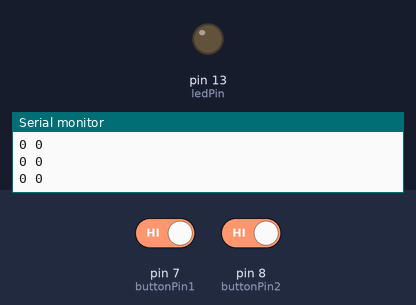
This sketch was run on a simulated Arduino Uno, built with avr-gcc and run on an emulated ATmega328P. Shown: output pins drawn as LEDs (lit = HIGH), the last lines printed to the serial monitor. The inputs (shaded band) are chosen by the test bench; at power-on: pin 7 (buttonPin1) HIGH, pin 8 (buttonPin2) HIGH.

Above: at 1.2 s.
1.3 s: pin 7 (buttonPin1) driven LOW and pin 8 (buttonPin2) driven LOW
At 2.1 s:
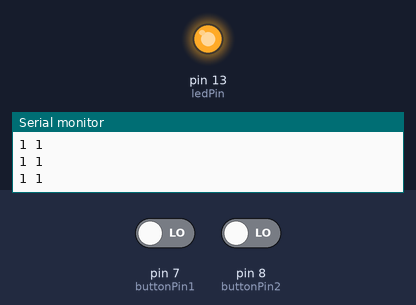
2.8 s: pin 7 (buttonPin1) driven HIGH
At 3.3 s:
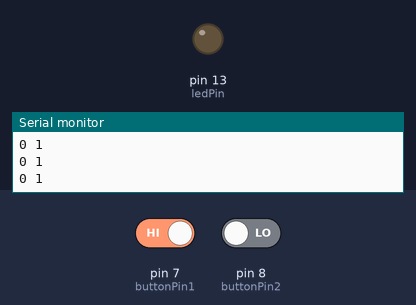
4.3 s: pin 7 (buttonPin1) driven LOW
At 5.6 s:
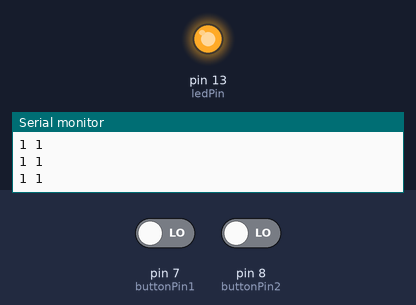
Timing chart, 0 to 7.3 s (numbered marks = the images above; inputs shaded):
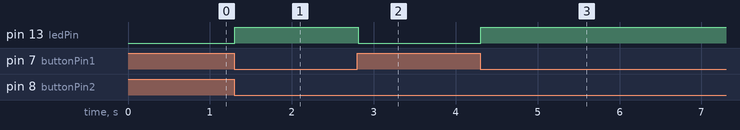

The sketch:

exe1.8.ino
```cpp
int buttonPin1=7;
int buttonPin2=8;
int ledPin=13;


void setup()
{
  pinMode(ledPin, OUTPUT);
  pinMode(buttonPin1, INPUT_PULLUP);
  pinMode(buttonPin2, INPUT_PULLUP);
  Serial.begin(9600);
}

void loop(){
  int buttonState1 = !digitalRead(buttonPin1);
  int buttonState2 = !digitalRead(buttonPin2);

  Serial.print(buttonState1);
  Serial.print(" ");
  Serial.println(buttonState2);

  digitalWrite(ledPin, (buttonState1 && buttonState2));
}
```

Measured:
- after the input at 1.3 s, pin 13 (ledPin): LOW → HIGH at once
- after the input at 2.8 s, pin 13 (ledPin): HIGH → LOW at once
- after the input at 4.3 s, pin 13 (ledPin): LOW → HIGH at once
